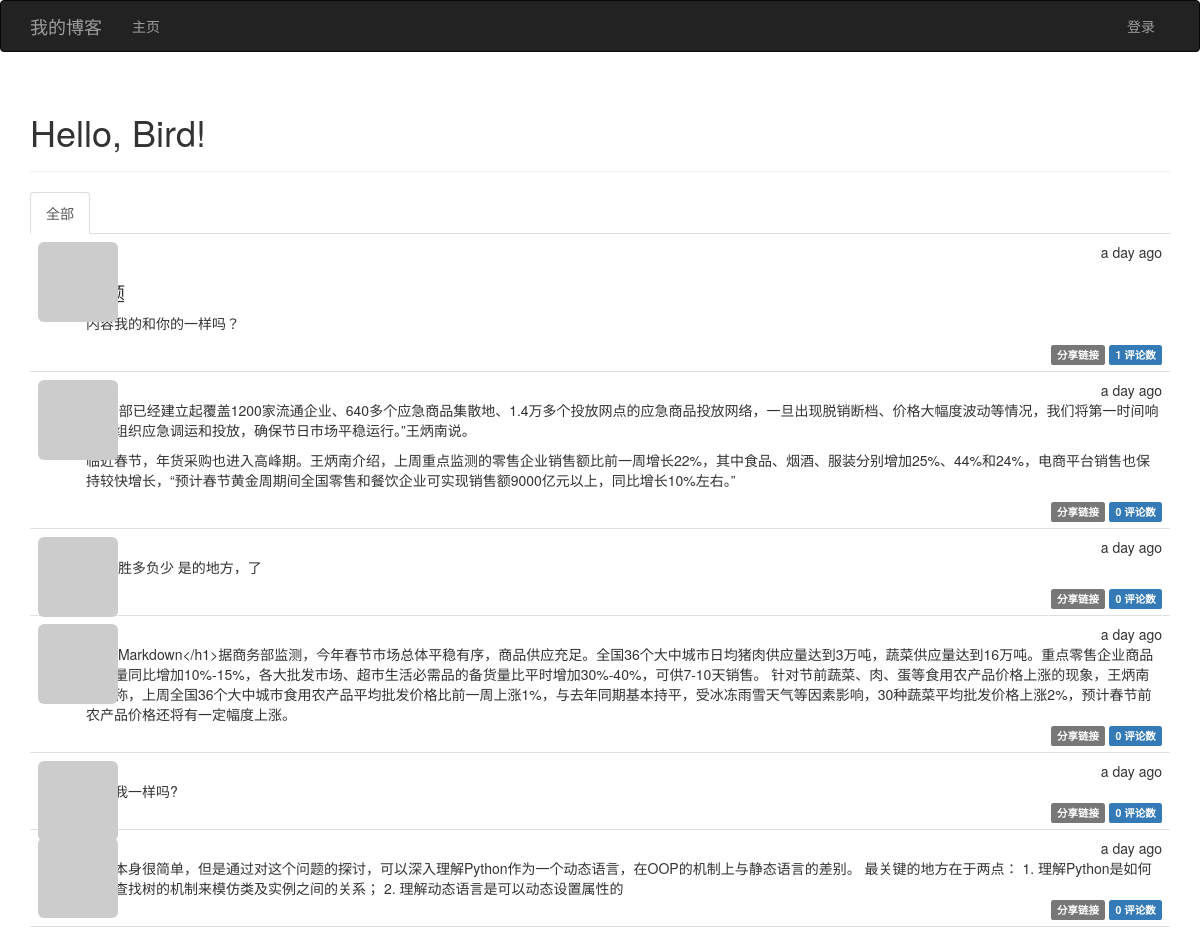
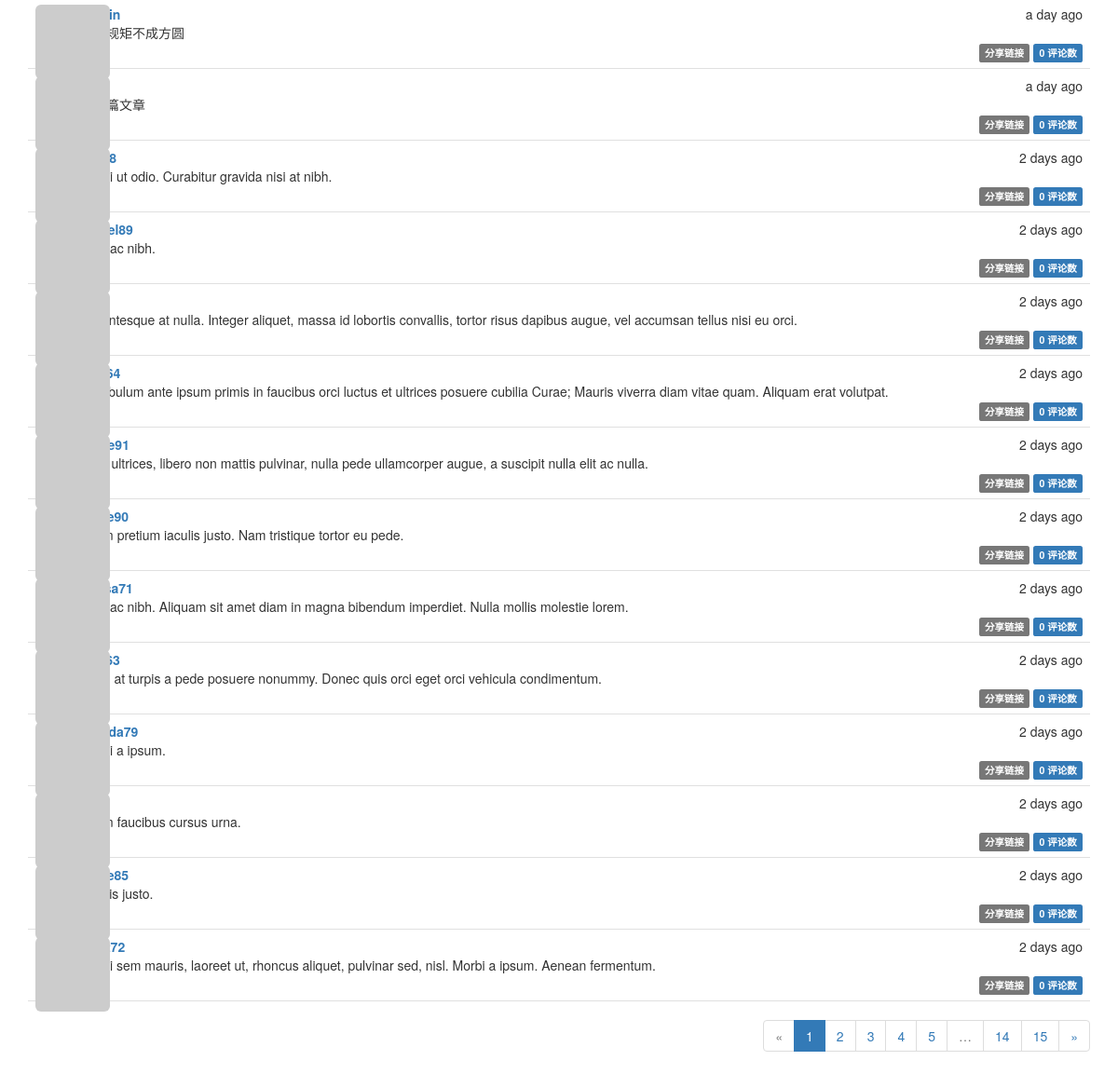
The page / on the database its author committed (2 pictures, top to bottom).
### app/models.py (models this page shows, shortened)
class Post(db.Model):
    __tablename__ = 'posts'
    id = db.Column(db.Integer, primary_key=True)
    body = db.Column(db.Text)
    body_html = db.Column(db.Text)
    timestamp = db.Column(db.DateTime, index=True, default=datetime.utcnow)
    author_id = db.Column(db.Integer, db.ForeignKey('users.id'))
    comments = db.relationship('Comment', backref='post', lazy='dynamic')

### app/main/views.py (the view)
@main.route('/', methods=['GET', 'POST'])
def index():
    form = PostForm()
    if current_user.can(Permission.WRITE) and form.validate_on_submit():
        post = Post(body=form.body.data, author=current_user._get_current_object())
        db.session.add(post)
        return redirect(url_for('.index'))
    page = request.args.get('page', 1, type=int)
    show_followed = False
    if current_user.is_authenticated:
        show_followed = bool(request.cookies.get('show_followed', ''))
    if show_followed:
        query = current_user.followed_posts
    else:
        query = Post.query
    pagination = query.order_by(Post.timestamp.desc()).paginate(page=page, per_page=current_app.config['FLASKY_POSTS_PER_PAGE'], error_out=False)
    posts = pagination.items
    return render_template('index.html', form=form, posts=posts, show_followed=show_followed, pagination=pagination)

### app/auth/views.py (called while the page is built)
@auth.before_app_request
def before_request():
    if current_user.is_authenticated:
        current_user.ping()  # 更新已登录用户的访问时间
        if not current_user.confirmed and request.blueprint != 'auth' and request.endpoint != 'static':
            return redirect(url_for('auth.unconfirmed'))

### app/main/__init__.py (called while the page is built)
@main.app_context_processor
def inject_permissions():
    return dict(Permission=Permission)

### app/models.py (called while the page is built)
    def gravatar_hash(self):
        return hashlib.md5(self.email.lower().encode('utf-8')).hexdigest()

    def gravatar(self, size=100, default='identicon', rating='g'):
        url = 'https://secure.gravatar.com/avatar'
        hash = self.avatar_hash or self.gravatar_hash()
        return '{url}/{hash}?s={size}&d={default}&r={rating}'.format(
            url=url, hash=hash, size=size, default=default, rating=rating)

    def can(self, permissons):
        return False

    def is_administrator(self):
        return False

### app/templates/index.html (shortened to what this page needs)
{% extends "base.html" %}
{% import "bootstrap/wtf.html" as wtf %}
{% import "_macros.html" as macros %}
{% block page_content %}
<div class="page-header">
    <h1>Hello, {% if current_user.is_authenticated %}{{ current_user.username }}{% else %}Bird{% endif %}!</h1>
</div>
<div class="post-tabs">
    <ul class="nav nav-tabs">
        <li{% if not show_followed %} class="active"{% endif %}><a href="{{ url_for('.show_all') }}">全部</a></li>
    </ul>
    {% include "_posts.html" %}
</div>
{% if pagination %}
<div class="pagination">
    {{ macros.pagination_widget(pagination, '.index') }}
</div>
{% endif %}
{% endblock %}

### app/templates/_posts.html (shortened to what this page needs)
<ul class="posts">
    {% for post in posts %}
    <li class="post">
        <div class="post-thumbnail">
            <a href="{{ url_for('.user', username=post.author.username) }}">
                <img class="img-rounded profile-thumbnail" src="{{ post.author.gravatar(size=40) }}">
            </a>
        </div>
        <div class="post-content">
            <div class="post-date">{{ moment(post.timestamp).fromNow(refresh=True) }}</div>
            <div class="post-author"><a href="{{ url_for('.user', username=post.author.username) }}">{{ post.author.username }}</a></div>
            <div class="post-body">
                {% if post.body_html %}
                    {{ post.body_html | safe }}
                {% else %}
                    {{ post.body }}
                {% endif %}
            </div>
            <div class="post-footer">
                <a href="{{ url_for('.post', id=post.id) }}">
                    <span class="label label-default">分享链接</span>
                </a>
                <a href="{{ url_for('.post', id=post.id) }}#comments">
                    <span class="label label-primary">{{ post.comments.count() }} 评论数</span>
                </a>
            </div>
        </div>
    </li>
    {% endfor %}
</ul>

### app/static/styles.css (style rules this page uses)
.profile-thumbnail { position: absolute; }
div.post-tabs { margin-top: 16px; }
ul.posts { list-style-type: none; padding: 0px; margin: 16px 0px 0px 0px; border-top: 1px solid #e0e0e0; }
div.post-tabs ul.posts { margin: 0px; border-top: none; }
ul.posts li.post { padding: 8px; border-bottom: 1px solid #e0e0e0; }
div.post-date { float: right; }
div.post-author { font-weight: bold; }
div.post-thumbnail { position: absolute; }
div.post-content { margin-left: 48px; min-height: 48px; }
div.post-footer { text-align: right; }
div.pagination { width: 100%; text-align: right; padding: 0px; margin: 0px; }
.post-body h1 { font-size: 140%; }

### rows shown on the page
Post: timestamp "a day ago", body_html "内容我的和你的一样吗？", comments.count "1"
Post: timestamp "a day ago", body_html "“商务部已经建立起覆盖1200家流通企业、640多个应急商品集散地、1.4万多个投放网点的应急商品投放网络，一旦出现脱销断档、价格大幅度波动等情况，我们将第一时间响应，组织应急调运和投放，确保节日市场平稳运行。”王炳南说。 临近春节，年货采购也进入高峰期。王炳南介绍，上周重点监测的零售企业销售额比前一周增长22%，其中食品、烟酒、服装分别增加25%、44%和24%，电商平台销售也保持较快增长，“预计春节黄金周期间全国零售和餐饮企业可实现销售额9000亿元以上，同比增长10%左右。”", comments.count "0"
Post: timestamp "a day ago", body_html "地方 胜多负少 是的地方，了", comments.count "0"
Post: timestamp "a day ago", body "<h1>Markdown</h1>据商务部监测，今年春节市场总体平稳有序，商品供应充足。全国36个大中城市日均猪肉供应量达到3万吨，蔬菜供应量达到16万吨。重点零售企业商品备货量同比增加10%-15%，各大批发市场、超市生活必需品的备货量比平时增加30%-40%，可供7-10天销售。 针对节前蔬菜、肉、蛋等食用农产品价格上涨的现象，王炳南回应称，上周全国36个大中城市食用农产品平均批发价格比前一周上涨1%，与去年同期基本持平，受冰冻雨雪天气等因素影响，30种蔬菜平均批发价格上涨2%，预计春节前农产品价格还将有一定幅度上涨。", comments.count "0"
Post: timestamp "a day ago", body "你和我一样吗?", comments.count "0"
Post: timestamp "a day ago", body "问题本身很简单，但是通过对这个问题的探讨，可以深入理解Python作为一个动态语言，在OOP的机制上与静态语言的差别。 最关键的地方在于两点： 1. 理解Python是如何利用查找树的机制来模仿类及实例之间的关系； 2. 理解动态语言是可以动态设置属性的", comments.count "0"
Post: timestamp "a day ago", body "没有规矩不成方圆", comments.count "0"
Post: timestamp "a day ago", body "第一篇文章", comments.count "0"
Post: timestamp "2 days ago", body "Morbi ut odio. Curabitur gravida nisi at nibh.", comments.count "0"
Post: timestamp "2 days ago", body "Duis ac nibh.", comments.count "0"
Post: timestamp "2 days ago", body "Pellentesque at nulla. Integer aliquet, massa id lobortis convallis, tortor risus dapibus augue, vel accumsan tellus nisi eu orci.", comments.count "0"
Post: timestamp "2 days ago", body "Vestibulum ante ipsum primis in faucibus orci luctus et ultrices posuere cubilia Curae; Mauris viverra diam vitae quam. Aliquam erat volutpat.", comments.count "0"
Post: timestamp "2 days ago", body "Nam ultrices, libero non mattis pulvinar, nulla pede ullamcorper augue, a suscipit nulla elit ac nulla.", comments.count "0"
Post: timestamp "2 days ago", body "Etiam pretium iaculis justo. Nam tristique tortor eu pede.", comments.count "0"
Post: timestamp "2 days ago", body "Duis ac nibh. Aliquam sit amet diam in magna bibendum imperdiet. Nulla mollis molestie lorem.", comments.count "0"
Post: timestamp "2 days ago", body "Proin at turpis a pede posuere nonummy. Donec quis orci eget orci vehicula condimentum.", comments.count "0"
Post: timestamp "2 days ago", body "Morbi a ipsum.", comments.count "0"
Post: timestamp "2 days ago", body "Etiam faucibus cursus urna.", comments.count "0"
Post: timestamp "2 days ago", body "In quis justo.", comments.count "0"
Post: timestamp "2 days ago", body "Morbi sem mauris, laoreet ut, rhoncus aliquet, pulvinar sed, nisl. Morbi a ipsum. Aenean fermentum.", comments.count "0"

### other values the page prints
{{ p }} "1"
{{ p }} "2" "3" "4" "5" "14" "15"
